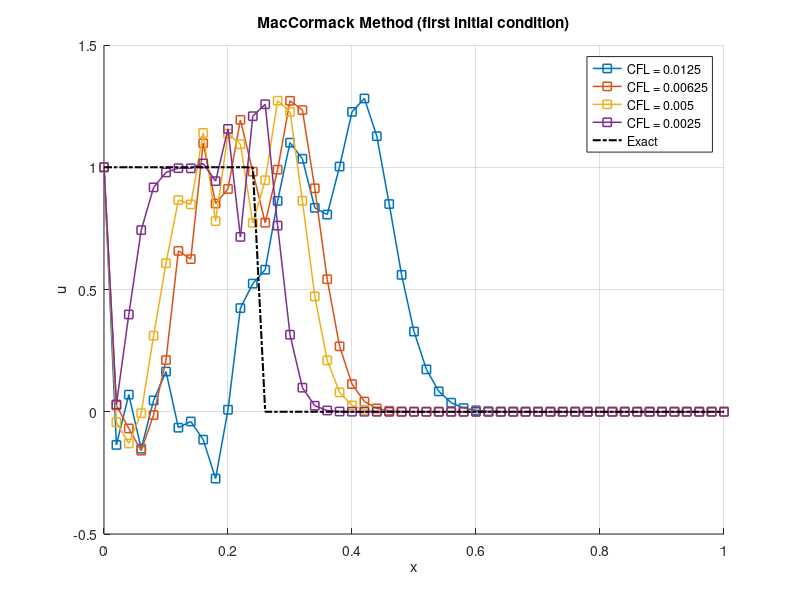

Reproduce this figure in MATLAB.
clc, clear, close all ;

%% first initial conditions 
    
dts=[0.00050,0.00025,0.00020,0.00010];
for i = 1 : length(dts)
    
  dt = dts(i) ;
  nt = 1000 ;
    
  L = 1.0 ;
  dx = L/50.0 ;
  dxx = 2.0*dx ;
  a = 0.5 ;
  
  x = 0.0 : dx : L ;
  nx = length(x) ;
  
  u = zeros(nx,1) ;
   
  CFL = [a*dts(1)/dx, a*dts(2)/dx, a*dts(3)/dx, a*dts(4)/dx] ;  
  
  %% initial condition
  for ix = 1 : nx
      if (x(ix)>=0.0 && x(ix)<0.25)
          u(ix) = 1.0 ;
      else 
          u(ix) = 0.0 ;
      end
  end
  

  for it = 1 : nt
      for ix = 2 : nx-1
         us(ix) = u(ix) - a*dt*(u(ix+1)-u(ix))/dx ; 
      end
      
     for ix = 2 : nx-1
         u(ix) = 0.5*((u(ix)+us(ix)) - a*dt*(us(ix)-us(ix-1))/dx) ; 
     end
      
  for ix = 1 : nx
      if (x(ix)>=0.0 && x(ix)<0.25)
          u_exact(ix) = 1.0 ;
      else 
          u_exact(ix) = 0.0 ;
      end
  end
     
  end
  
    hold on
    grid on
    plot (x,u,'-s','linewidth',1.1)
    xlabel x
    ylabel u
    title 'MacCormack Method (first initial condition)'
  
end

plot(x,u_exact,'-.k','linewidth',1.5)
legend('CFL = 0.0125','CFL = 0.00625','CFL = 0.005','CFL = 0.0025', 'Exact')

   for ix = 1 : nx
       error(ix) = abs(u(ix)-u_exact(ix)) ;
     fprintf('\n x: %f  Numerical u: %f  Analytical u: %f Error: %f \n', x(ix), u(ix), u_exact(ix), error(ix))
   end

